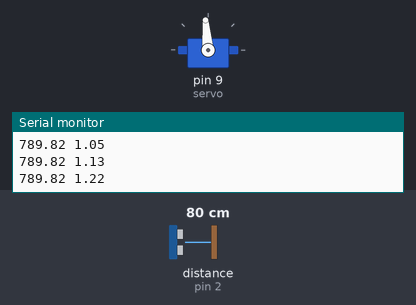
A sketch run on a simulated Arduino Uno, built with avr-gcc and run on an emulated ATmega328P. Shown: servo, the last lines printed to the serial monitor. Wiring (inferred from the names in the program): ultrasonic range finder: trigger pin 3; echo pin 2. The test bench sets the inputs (shaded band); at power-on: distance to the obstacle (sensor on pin 2) 80 cm. The echo pulse lasts 58.3 µs per cm.

Above: at 1.2 s.
1.3 s: distance to the obstacle (sensor on pin 2) set to 120 cm
At 2.0 s:
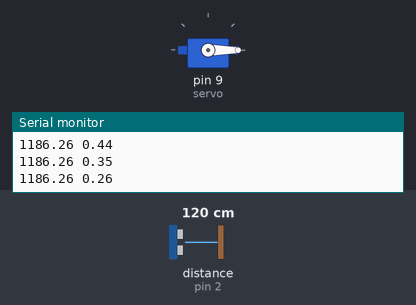
Timing chart, 0 to 10.3 s (numbered marks = the images above; inputs shaded):
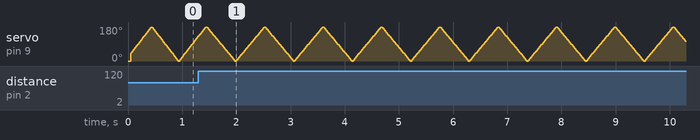

The sketch:

Ultrasonic.ino
```cpp
/*
 * Title:         Ultrasonic rangefinger using HC-SR04
 * Author:        R.D. Beerman
 * Date:          18/04/2018
*/
#include <Servo.h>;
#include <Wire.h>;
Servo servo;

#define echoPin 2
#define trigPin 3

int pos = 0;

long duration;
float distance;

void setup() {
  Serial.begin(9600);
  Wire.begin();
  servo.attach(9);
  pinMode(trigPin, OUTPUT);
  pinMode(echoPin, INPUT);
}

void loop() {
  for (pos = 0; pos <= 180; pos += 5) {
    servo.write(pos);
    digitalWrite(trigPin, LOW);
    delayMicroseconds(2);
    digitalWrite(trigPin,HIGH);
    delayMicroseconds(10);
    digitalWrite(trigPin, LOW);
    duration = pulseIn(echoPin, HIGH);
    distance = duration*0.34/2;
    Serial.print(distance);
    Serial.print(" ");
    Serial.print(pos*3.14159/180);
    Serial.println();
    //delay(50);      // calm down
  }
 for (pos = 180; pos >= 0; pos -= 5) {
    servo.write(pos);
    // clear trigpin
    digitalWrite(trigPin, LOW);
    delayMicroseconds(2);
    // start measurement
    digitalWrite(trigPin,HIGH);
    delayMicroseconds(10);
    digitalWrite(trigPin, LOW);
    // read result
    duration = pulseIn(echoPin, HIGH);
    // calc distance
    distance = duration*0.34/2;
    //send over serial port
    Serial.print(distance);
    Serial.print(" ");
    Serial.print(pos*3.14159/180);
    Serial.println();
    //delay(50);    //calm down
  }
}
```
